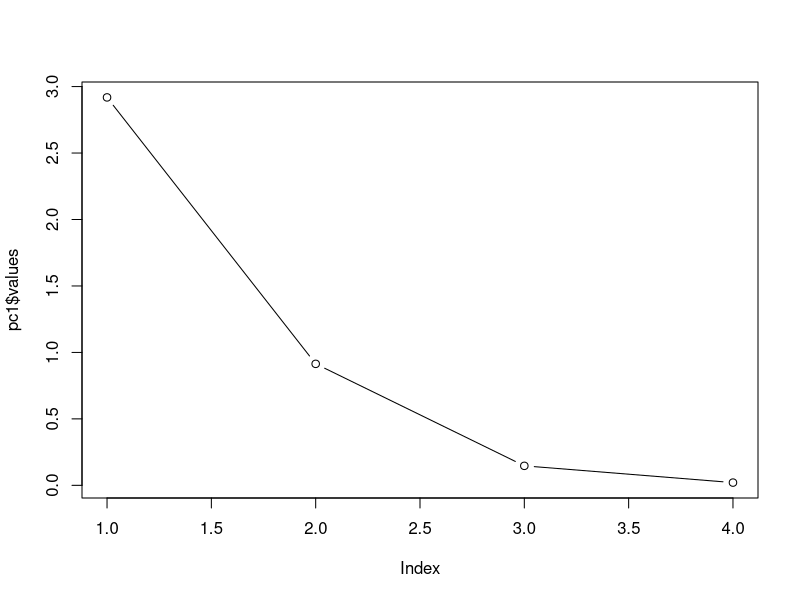
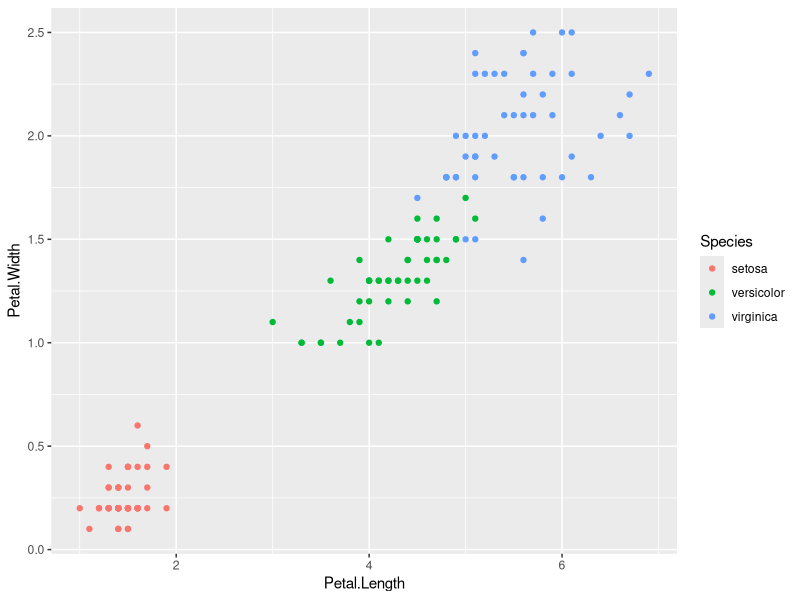
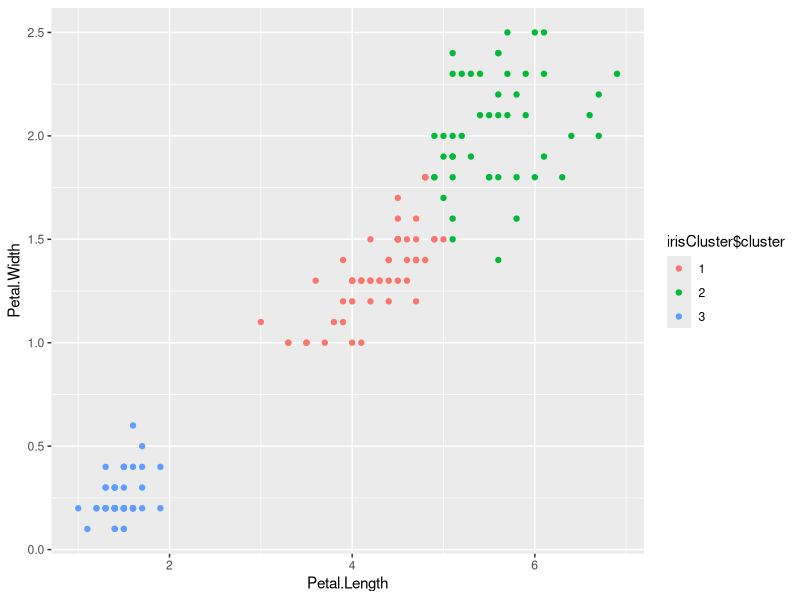

Write the R code that produced these figures, in order.
## ---- chunk 1
library(psych)
library(knitr)
## ---- chunk 2
kable(head(iris), align = "c")
## ---- chunk 3
pc1 <- principal(iris[1:4], 4)
pc1
## ---- chunk 4
plot(pc1$values, type = "b")
## ---- chunk 5
pc2 <- principal(iris[1:4], 2)
pc2
## ---- chunk 6
pc3 <- principal(iris[1:4], 2, rotate = "oblimin")
pc3
## ---- chunk 7
library(ggplot2)
## ---- chunk 8
ggplot(iris, aes(Petal.Length, Petal.Width, color = Species)) + geom_point()
## ---- chunk 9
set.seed(20)
irisCluster <- kmeans(iris[, 3:4], 3, nstart = 20)
irisCluster$centers
## ---- chunk 10
kable(table(irisCluster$cluster, iris$Species))
## ---- chunk 11
irisCluster$cluster <- as.factor(irisCluster$cluster)

ggplot(iris, aes(Petal.Length, Petal.Width, color = irisCluster$cluster)) + geom_point()
